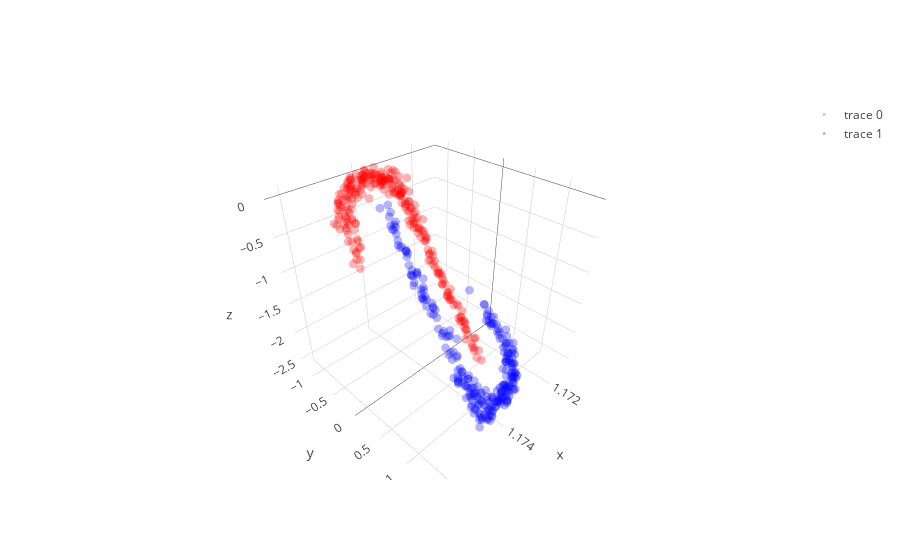

Notebook code for this chart:
### Code cell
# with all scale
expand_dim = 3
w1 = np.random.randn(2,expand_dim)
m1 = np.zeros_like(w1)
w2 = np.random.randn(expand_dim,1)
m2 = np.zeros_like(w2)

a  = np.ones(expand_dim); 
ma = np.zeros_like(a)
b  = np.ones(expand_dim); 
mb = np.zeros_like(b)
c  = np.zeros(expand_dim)
mc = np.zeros_like(c)

w1 = _sym_decorrelation(w1)
w2 = w2/(np.sqrt(np.sum(w2**2))+1e-8)

temp_X = np.copy(X); mini_batch_size = 50

for iter in range(2000):
    cum_loss = 0; temp_X   = shuffle(temp_X)
    
    for mini_batch in range(0,len(X),mini_batch_size):
        current_batch = temp_X[mini_batch:mini_batch+mini_batch_size]
        
        layer1  = current_batch @ w1
        layer1a = a*g(b*layer1)+c
        layer2  = layer1a       @ w2
        loss    = (w2.T @ layer1a.T @ layer1a @ w2).mean() + (w1.T @ current_batch.T @ current_batch @ w1).mean()
        
        grad2 = (np.eye(1)+layer1a.T@layer1a)@w2
        grad1a= -2*layer1a@w2@w2.T
        grada = grad1a*g(b*layer1)
        gradb = grad1a*a*g_grad(b*layer1)*layer1
        gradc = grad1a
        grad1 = current_batch.T @(grad1a*a*g_grad(b*layer1)*b) - 2*current_batch.T @ current_batch @ w1 
        
        m2 = m2 + 0.9*grad2
        w2 = w2 - 0.000001  * m2 + (1/(iter+1))*         np.random.randn(expand_dim,1)
        
        ma = ma + 0.9*grada
        a = a -   0.00009    * ma.mean(0) + (1/(iter+1))*np.random.randn(expand_dim)
        
        mb = mb + 0.9*gradb
        b = b -   0.00009    * mb.mean(0) + (1/(iter+1))*np.random.randn(expand_dim)
        
        mc = mc + 0.9*gradc
        c = c -   0.000009   * mc.mean(0) + (1/(iter+1))*np.random.randn(expand_dim)
        
        m1 = m1 + 0.9*grad1
        w1 = w1 - 0.000001  * m1 + (1/(iter+1))*np.random.randn(2,expand_dim)
        
        w1 = _sym_decorrelation(w1)
        w2 = w2/(np.sqrt(np.sum(w2**2)+1e-8))
        a  = (a-a.mean())/a.std()
        b  = (b-b.mean())/b.std()
        c  = (c-c.mean())/c.std()
        cum_loss = cum_loss + loss.mean()
        
    if iter%500==0:print('Iter : ',iter," Loss: ",cum_loss)

# projection
projected_mine = (a*g(b*(X @ w1))+c) @ w2

plt.figure(figsize=(20,5))
plt.subplot(1, 3, 1)
plt.scatter(X[y==0, 0], X[y==0, 1], color='red', alpha=0.5)
plt.scatter(X[y==1, 0], X[y==1, 1], color='blue', alpha=0.5)
plt.quiver(X.mean(0)[0], X.mean(0)[1], evector[0,0],evector[0,1], color=['b'], scale=2.5)
plt.quiver(X.mean(0)[0], X.mean(0)[1], evector[1,0],evector[1,1], color=['g'], scale=2.5)

plt.subplot(1, 3, 2,projection='3d')
one_layer_project = (a*g(b*(X @ w1))+c)
plt.scatter(one_layer_project[:,0],one_layer_project[:,1],one_layer_project[:,2], color='red')

plt.subplot(1, 3, 3)
plt.scatter(projected_mine[y==0], np.zeros((len(projected_mine)//2)),  color='red', alpha=0.05)
plt.scatter(projected_mine[y==1], np.zeros((len(projected_mine)//2)), color='blue', alpha=0.05)
plt.show()

trace1 = go.Scatter3d(
    x=one_layer_project[y==0,0],
    y=one_layer_project[y==0,1],
    z=one_layer_project[y==0,2],
    mode='markers',
    line=dict(color='red',width=0.5),
    marker=dict(size=3,opacity=0.3)
)
trace2 = go.Scatter3d(
    x=one_layer_project[y==1,0],
    y=one_layer_project[y==1,1],
    z=one_layer_project[y==1,2],
    mode='markers',
    line=dict(color='blue',width=0.5),
    marker=dict(size=3,opacity=0.3)
)
data = [trace1,trace2]
fig  = go.Figure(data=data)
iplot(fig)

### Figure 1 — Plotly figure (JSON) as saved in the notebook; plotly's stock layout.template omitted (floating-point values rounded to 4 significant figures; data arrays with more than 128 entries replaced by an {"elided": "..."} marker saying what was removed)
{"data": [{"line": {"color": "red", "width": 0.5}, "marker": {"opacity": 0.3, "size": 3}, "mode": "markers", "type": "scatter3d", "uid": "23a30f41-f92b-4b33-9a1d-ba21d3eaaba7", "x": {"elided": "250 float values"}, "y": {"elided": "250 float values"}, "z": {"elided": "250 float values"}}, {"line": {"color": "blue", "width": 0.5}, "marker": {"opacity": 0.3, "size": 3}, "mode": "markers", "type": "scatter3d", "uid": "859c24f3-4cea-4cd8-8fe8-9ad14a1f677f", "x": {"elided": "250 float values"}, "y": {"elided": "250 float values"}, "z": {"elided": "250 float values"}}], "layout": {}}
